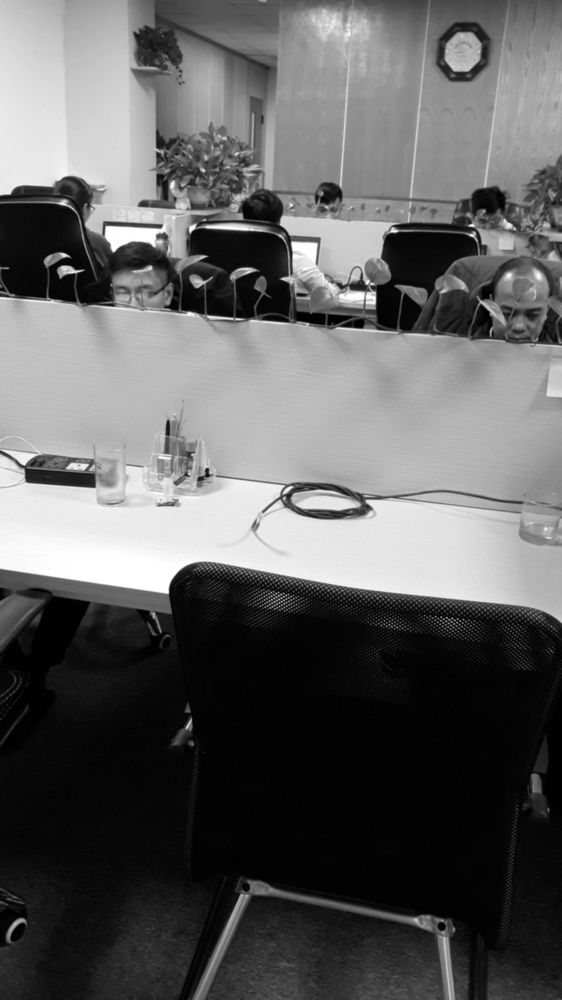
#> input picture casper-face/test200.png, 562 x 1000 px, shrunk from 1080 x 1920 before the run
$ python background_subtraction.py
#> lines starting #> are read from the running program, lines starting #| are printed output that depends on the picture; after the words box and inside, x2 and y2 are one past the last pixel; in counts of white or black regions, pixels touching at a corner belong together
import glob
import os
import numpy as np
import cv2

input_file = "images"
output_file = "background-substraction"
substraction = "test200.png"

print("=== Background Subtractions ===")
img_substraction = cv2.imread(substraction)
#> img_substraction is the input picture: shape (1000, 562, 3); min 0, max 255, mean 96.8
gray_substraction = cv2.cvtColor(img_substraction, cv2.COLOR_BGR2GRAY)
gray_substraction = cv2.GaussianBlur(gray_substraction, (21, 21), 0)
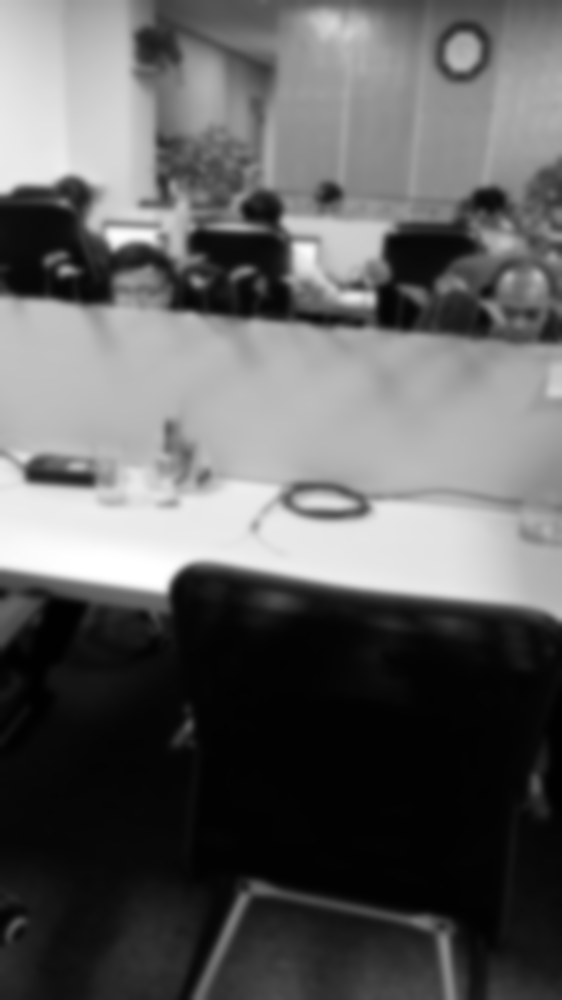
#> gray_substraction: shape (1000, 562); min 1, max 255, mean 96.8

backSub = cv2.createBackgroundSubtractorMOG2()

print("=== Image Translation ===")
for pathAndFilename in glob.iglob(os.path.join(input_file, "*")):
    title, ext = os.path.splitext(os.path.basename(pathAndFilename))
    filename = title+ext
    input = input_file+'/'+filename
    img = cv2.imread(input)
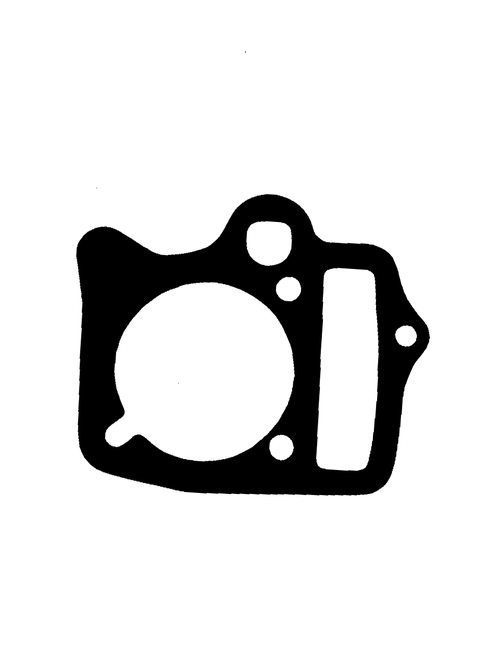
#> input picture detecterror-v2/images/crop_rect_img.png, 500 x 667 px, shrunk from 960 x 1280 before the run, found by its file name
#> img is the input picture: shape (667, 500, 3); min 0, max 255, mean 221.6

    print("Image: ", filename)
    fgmask = backSub.apply(img)
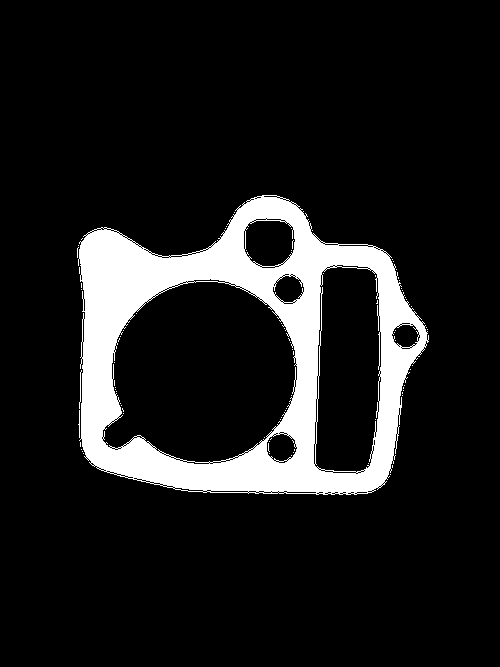
#> fgmask: shape (667, 500); values 127 (black) and 255 (white), 11.7% white; 83 white regions (80 under 20 px), largest, box (x1, y1, x2, y2) and area: (78, 195, 429, 495) 38961, (79, 370, 82, 409) 39, (78, 410, 80, 438) 29
    cv2.imwrite("step5/"+filename, fgmask)

    # [38 lines of commented-out code are left out]
    print("\n")
#> pass 2 of the loop `for pathAndFilename in glob.iglob(os.path.join(input_file, "*")):`:
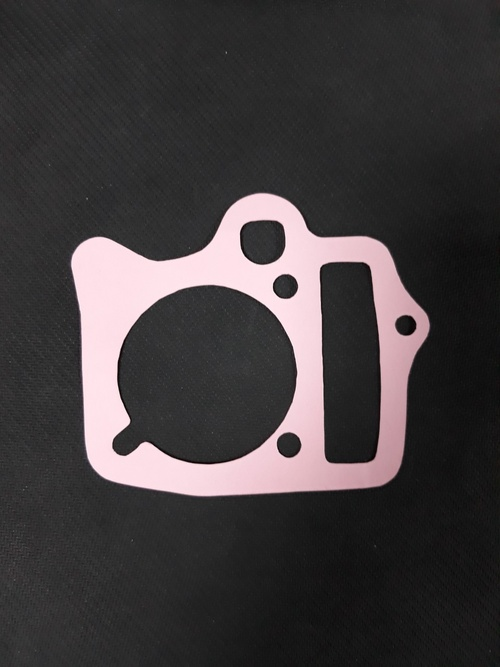
#> input picture detecterror-v2/images/error1_1.jpg, 500 x 667 px, shrunk from 960 x 1280 before the run, found by its file name
#> img is the input picture: shape (667, 500, 3); mean B, G, R 61.8, 60.5, 65.2
#> `fgmask = backSub.apply(img)`:
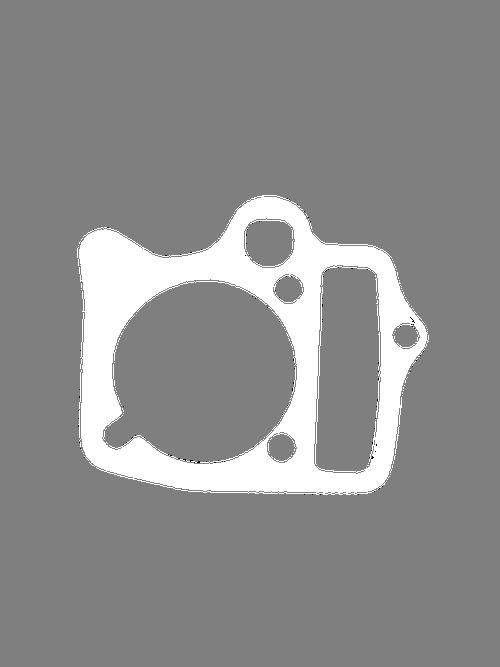
#> fgmask: shape (667, 500); min 0, max 255, mean 142
#> pass 3 of the loop `for pathAndFilename in glob.iglob(os.path.join(input_file, "*")):`:
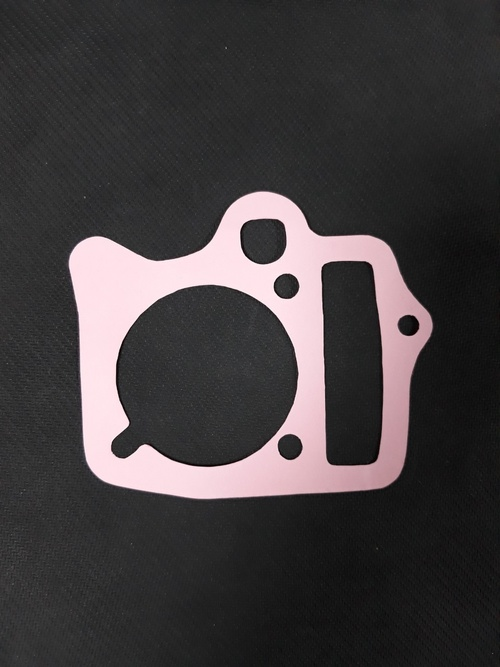
#> input picture detecterror-v2/images/error1_2.jpg, 500 x 667 px, shrunk from 960 x 1280 before the run, found by its file name
#> img is the input picture: shape (667, 500, 3); mean B, G, R 62.7, 61.4, 65.9
#> `fgmask = backSub.apply(img)`:
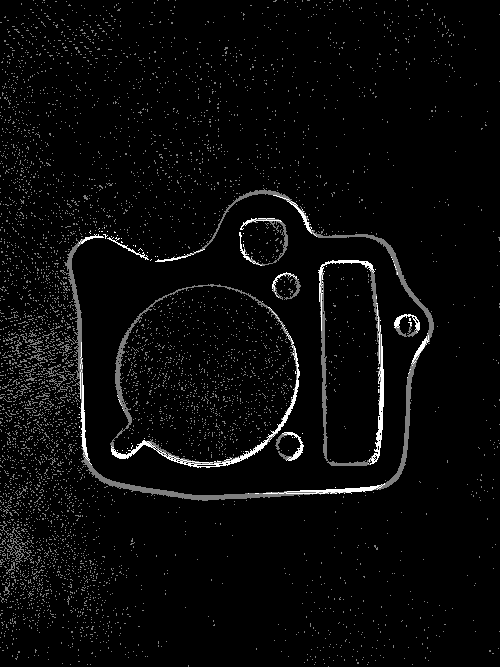
#> fgmask: shape (667, 500); min 0, max 255, mean 9.2
